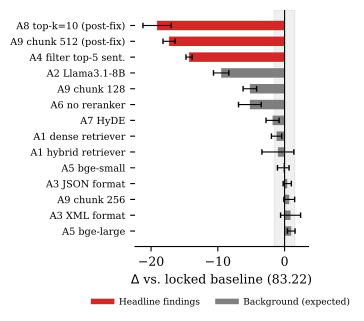

Python code for this plot:
"""Figure 2: Ablation deltas summary. Output: fig2_ablation_deltas.pdf"""
import matplotlib.pyplot as plt
import matplotlib.lines as mlines
import matplotlib

matplotlib.rcParams.update({
    "font.size": 9,
    "font.family": "serif",
    "axes.linewidth": 0.8,
})

fig, ax = plt.subplots(figsize=(3.3, 3.3))

conditions = [
    ("A8 top-k=10 (post-fix)", -19.1, 2.12, "headline"),
    ("A9 chunk 512 (post-fix)", -17.3, 0.91, "headline"),
    ("A4 filter top-5 sent.", -14.3, 0.47, "headline"),
    ("A2 Llama3.1-8B", -9.5, 1.15, "background"),
    ("A9 chunk 128", -5.2, 1.01, "background"),
    ("A6 no reranker", -5.2, 1.70, "background"),
    ("A7 HyDE", -1.8, 0.98, "background"),
    ("A1 dense retriever", -1.2, 0.77, "background"),
    ("A1 hybrid retriever", -1.0, 2.39, "background"),
    ("A5 bge-small", -0.2, 0.87, "background"),
    ("A3 JSON format", +0.4, 0.61, "background"),
    ("A9 chunk 256", +0.7, 0.81, "background"),
    ("A3 XML format", +0.9, 1.50, "background"),
    ("A5 bge-large", +1.0, 0.57, "background"),
]

labels = [c[0] for c in conditions]
deltas = [c[1] for c in conditions]
errs = [c[2] for c in conditions]
colors = ["#d62728" if c[3] == "headline" else "#7f7f7f" for c in conditions]

y_pos = range(len(conditions))

ax.barh(
    y_pos,
    deltas,
    xerr=errs,
    color=colors,
    height=0.6,
    error_kw={"elinewidth": 0.8, "capsize": 2},
)
ax.set_yticks(y_pos)
ax.set_yticklabels(labels, fontsize=7)
ax.invert_yaxis()
ax.axvline(x=0, color="black", linewidth=0.8)
ax.axvspan(-1.52, 1.52, color="gray", alpha=0.12, zorder=0)

ax.set_xlabel(r"$\Delta$ vs. locked baseline (83.22)")
ax.spines["top"].set_visible(False)
ax.spines["right"].set_visible(False)
ax.spines["left"].set_visible(False)

red_patch = mlines.Line2D([0], [0], color="#d62728", lw=4, label="Headline findings")
gray_patch = mlines.Line2D([0], [0], color="#7f7f7f", lw=4, label="Background (expected)")
ax.legend(
    handles=[red_patch, gray_patch],
    fontsize=6.5,
    loc="upper center",
    bbox_to_anchor=(0.5, -0.18),
    ncol=2,
    frameon=False,
)

plt.tight_layout()
plt.savefig("fig2_ablation_deltas.pdf", bbox_inches="tight")
print("Wrote fig2_ablation_deltas.pdf")
